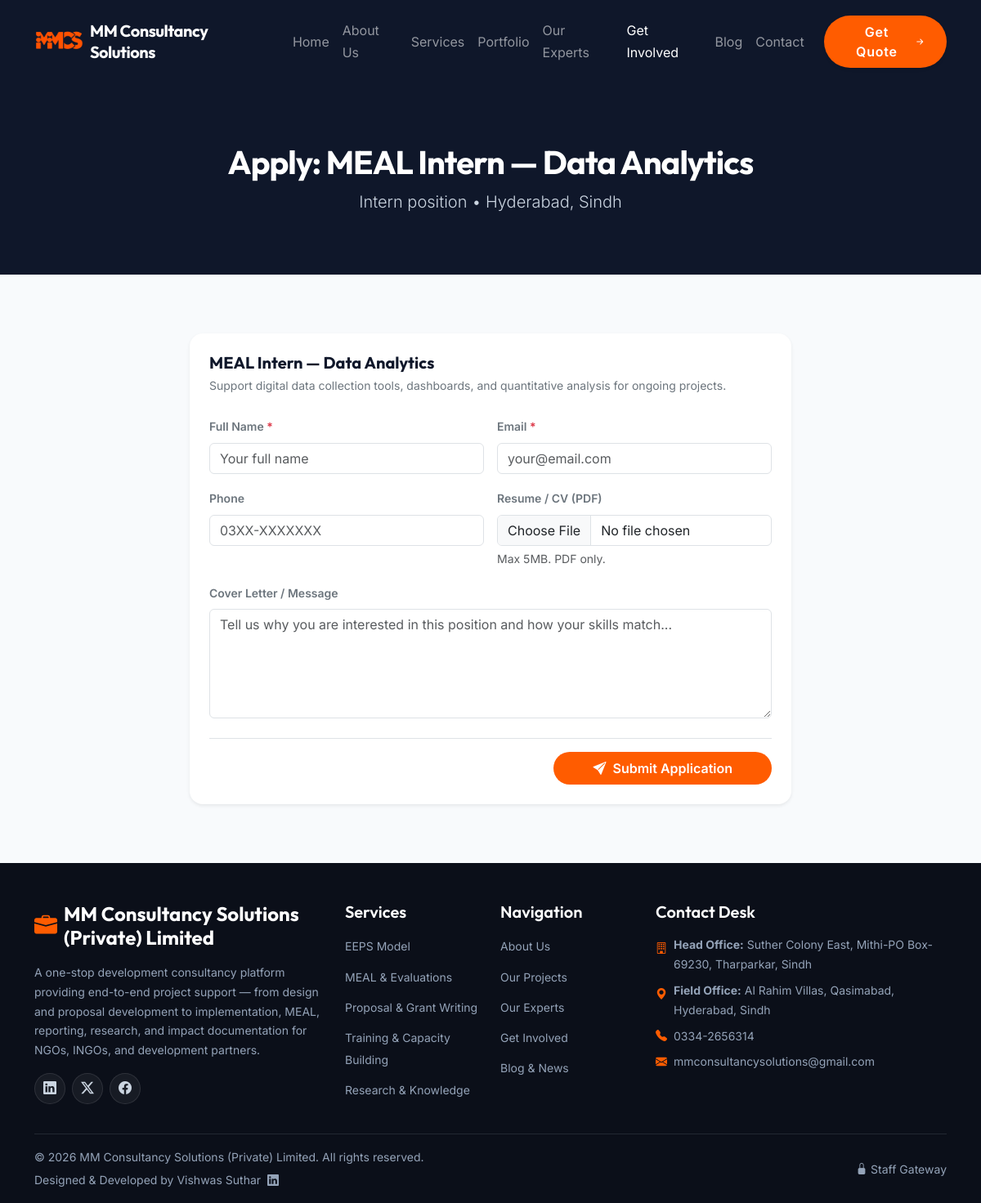
The page /apply.php?id=2 on the database its author committed.
### tables this page shows
CREATE TABLE IF NOT EXISTS `opportunities` (
  `id` INT AUTO_INCREMENT PRIMARY KEY,
  `title` VARCHAR(255) NOT NULL,
  `type` VARCHAR(50) NOT NULL COMMENT 'volunteer, intern, expert',
  `description` TEXT NOT NULL,
  `requirements` TEXT DEFAULT NULL,
  `location` VARCHAR(255) DEFAULT NULL,
  `deadline` DATE DEFAULT NULL,
  `status` VARCHAR(20) DEFAULT 'open' COMMENT 'open, closed',
  `created_at` TIMESTAMP DEFAULT CURRENT_TIMESTAMP
);

### includes/functions.php (called while the page is built, shortened)
<?php
function escape($string) {
    return htmlspecialchars($string ?? '', ENT_QUOTES, 'UTF-8');
}

### public/apply.php (the view, shortened to what this page needs)
<?php
require_once dirname(__DIR__) . '/includes/header.php';
$id = isset($_GET['id']) ? intval($_GET['id']) : 0;
$opportunity = null;
if ($id > 0) {
    $stmt = $pdo->prepare("SELECT * FROM `opportunities` WHERE `id` = ? AND `status` = 'open' AND (`deadline` IS NULL OR `deadline` >= CURDATE())");
    $stmt->execute([$id]);
    $opportunity = $stmt->fetch();
}
    ?>
    <?php
$submitted = false;
?>
<section class="py-5 bg-navy text-white text-center">
    <div class="container py-4">
        <h1 class="font-outfit text-white tracking-tight fw-bold mb-2">Apply: <?php echo escape($opportunity['title']); ?></h1>
        <p class="text-gray lead mb-0">
            <?php echo ucfirst(escape($opportunity['type'])); ?> position
            <?php if ($opportunity['location']): ?> &bull; <?php echo escape($opportunity['location']); ?><?php endif; ?>
        </p>
    </div>
</section>
<section class="py-5 bg-gray-soft">
    <div class="container py-4">
        <div class="row justify-content-center">
            <div class="col-lg-8">
                <?php if ($submitted): ?>
                    <div class="card border-0 shadow-sm rounded-4 p-5 text-center">
                        <i class="bi bi-check-circle-fill text-success fs-1 mb-3"></i>
                        <h3 class="font-outfit fw-bold mb-2">Application Submitted!</h3>
                        <p class="text-muted mb-4">Thank you, <?php echo escape($name); ?>. We have received your application for <strong><?php echo escape($opportunity['title']); ?></strong>. Our team will review it and get back to you if your profile matches our requirements.</p>
                        <div>
                            <a href="<?php echo SITE_URL; ?>public/get-involved.php" class="btn btn-orange px-4 py-2 rounded-pill fw-semibold text-white me-2">
                                View More Opportunities
                            </a>
                            <a href="<?php echo SITE_URL; ?>public/index.php" class="btn btn-outline-secondary px-4 py-2 rounded-pill fw-medium">
                                Back to Home
                            </a>
                        </div>
                    </div>
                <?php else: ?>
                    <div class="card border-0 shadow-sm rounded-4 p-4">
                        <div class="mb-4">
                            <h5 class="font-outfit fw-bold mb-1"><?php echo escape($opportunity['title']); ?></h5>
                            <p class="text-secondary small mb-0"><?php echo nl2br(escape($opportunity['description'])); ?></p>
                        </div>
                        <form action="" method="POST" enctype="multipart/form-data">
                            <div class="row g-3">
                                <div class="col-md-6">
                                    <label class="form-label small fw-semibold text-secondary">Full Name <span class="text-danger">*</span></label>
                                    <input type="text" class="form-control form-control-premium" name="name" value="<?php echo escape($_POST['name'] ?? ''); ?>" required placeholder="Your full name">
                                </div>
                                <div class="col-md-6">
                                    <label class="form-label small fw-semibold text-secondary">Email <span class="text-danger">*</span></label>
                                    <input type="email" class="form-control form-control-premium" name="email" value="<?php echo escape($_POST['email'] ?? ''); ?>" required placeholder="your@email.com">
                                </div>
                                <div class="col-md-6">
                                    <label class="form-label small fw-semibold text-secondary">Phone</label>
                                    <input type="text" class="form-control form-control-premium" name="phone" value="<?php echo escape($_POST['phone'] ?? ''); ?>" placeholder="03XX-XXXXXXX">
                                </div>
                                <div class="col-md-6">
                                    <label class="form-label small fw-semibold text-secondary">Resume / CV (PDF)</label>
                                    <input type="file" class="form-control form-control-premium" name="resume_file" accept=".pdf,application/pdf">
                                    <div class="form-text small text-muted">Max 5MB. PDF only.</div>
                                </div>
                                <div class="col-12">
                                    <label class="form-label small fw-semibold text-secondary">Cover Letter / Message</label>
                                    <textarea class="form-control form-control-premium" name="cover_letter" rows="5" placeholder="Tell us why you are interested in this position and how your skills match..."><?php echo escape($_POST['cover_letter'] ?? ''); ?></textarea>
                                </div>
                            </div>
                            <div class="mt-4 pt-3 border-top text-end">
                                <button type="submit" class="btn btn-orange px-5 py-2 rounded-pill fw-semibold text-white">
                                    <i class="bi bi-send-fill me-1"></i> Submit Application
                                </button>
                            </div>
                        </form>
                    </div>
                <?php endif; ?>
            </div>
        </div>
    </div>
</section>
<?php
require_once dirname(__DIR__) . '/includes/footer.php';
?>

### assets/css/style.css (style rules this page uses)
:root { --navy-dark: #0f172a; --navy-light: #1e293b; --orange-primary: #FF5C00; --orange-hover: #cc4a00; --text-dark: #0f172a; --text-muted: #64748b; --gray-bg: #f8fafc; --gray-border: #e2e8f0; --navy-raw: 15, 23, 42; --orange-raw: 255, 92, 0; }
body { font-family: 'Inter', sans-serif; color: var(--text-dark); background-color: #ffffff; line-height: 1.7; overflow-x: hidden; }
.font-outfit { font-family: 'Outfit', sans-serif; }
h1, h2, h3, h4, h5, h6 { font-family: 'Outfit', sans-serif; font-weight: 700; color: var(--navy-dark); }
.tracking-tight { letter-spacing: -0.025em; }
.bg-navy { background-color: var(--navy-dark) !important; }
.bg-gray-soft { background-color: var(--gray-bg); }
.text-gray { color: #cbd5e1 !important; }
.btn-orange { background-color: var(--orange-primary); color: #ffffff; border: none; transition: all 0.3s cubic-bezier(0.4, 0, 0.2, 1); }

### rows shown on the page
opportunities: title "MEAL Intern — Data Analytics", type "Intern", location "Hyderabad, Sindh", description "Support digital data collection tools, dashboards, and quantitative analysis for ongoing projects."

### other values the page prints
$nav_brand "MM Consultancy Solutions"
$company_name "MM Consultancy Solutions (Private) Limited"
$address "Suther Colony East, Mithi-PO Box-69230, Tharparkar, Sindh"
$field_address "Al Rahim Villas, Qasimabad, Hyderabad, Sindh"
$phone "0334-2656314"
$email "mmconsultancysolutions@gmail.com"
$footer_text "© 2026 MM Consultancy Solutions (Private) Limited. All rights reserved."
